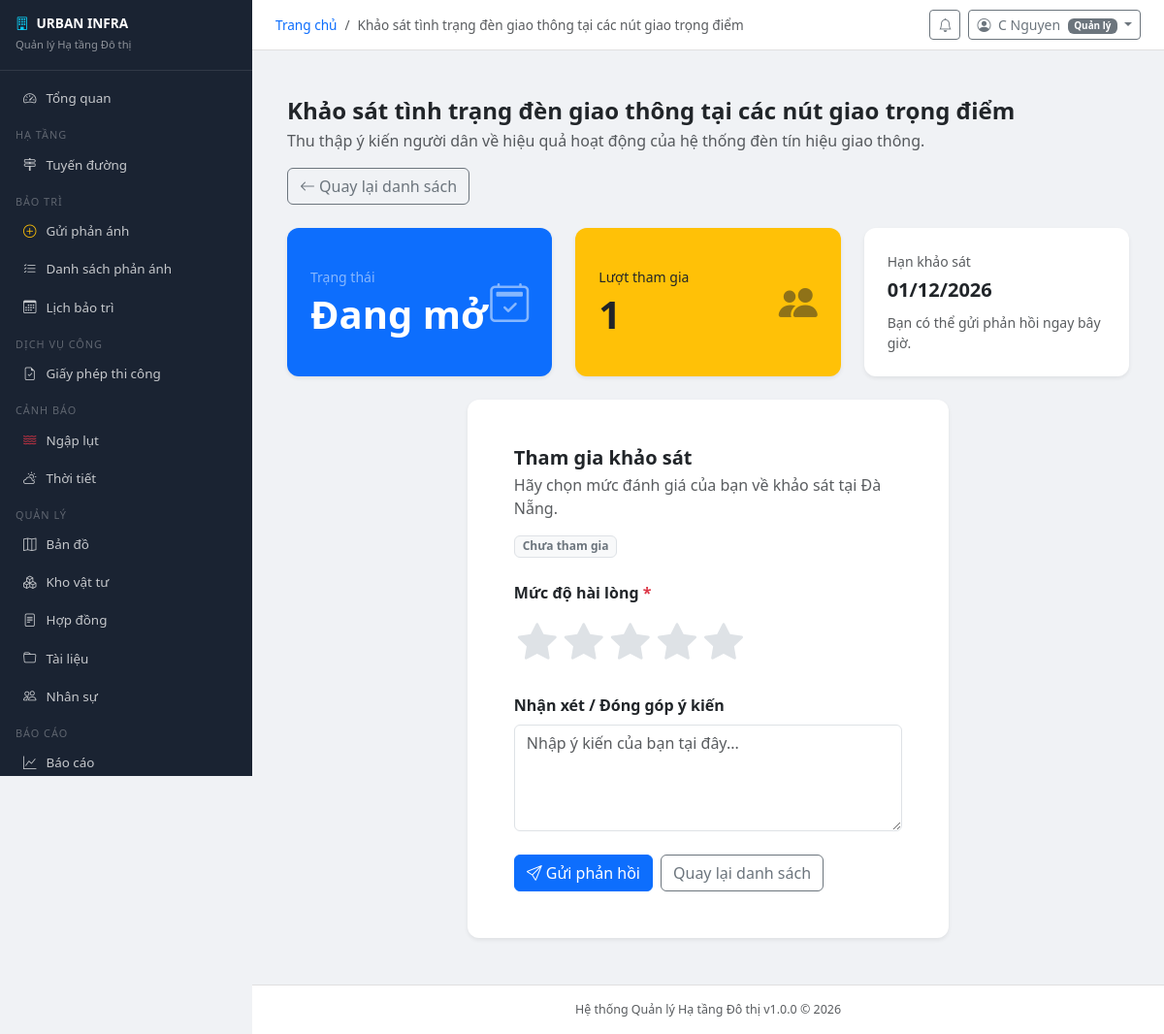
/surveys/3/respond/ (signed in), run on the app's committed database.
### surveys/models.py (models this page shows, shortened)
class Survey(models.Model):
    title = models.CharField("Tiêu đề khảo sát", max_length=200)
    description = models.TextField("Mô tả", blank=True)
    is_active = models.BooleanField("Đang hoạt động", default=True)
    deadline = models.DateField("Hạn khảo sát", null=True, blank=True)
    created_by = models.ForeignKey(User, on_delete=models.SET_NULL, null=True, blank=True)
    created_at = models.DateTimeField(auto_now_add=True)
    class Meta:
        verbose_name = "Khảo sát"
        verbose_name_plural = "Khảo sát"

### accounts/models.py (models this page shows, shortened)
class User(AbstractUser):
    ROLE_CHOICES = [
        ('admin', 'Quản trị viên hệ thống'),
        ('manager', 'Quản lý'),
        ('staff', 'Cán bộ kỹ thuật'),
        ('inspector', 'Kiểm định viên'),
        ('citizen', 'Người dân'),
    ]
    role = models.CharField('Vai trò', max_length=20, choices=ROLE_CHOICES, default='citizen')
    phone = models.CharField('Số điện thoại', max_length=15, blank=True)
    avatar = models.ImageField('Ảnh đại diện', upload_to='avatars/', blank=True, null=True)
    address = models.TextField('Địa chỉ', blank=True)
    district = models.CharField('Quận/Huyện', max_length=100, blank=True)
    ward = models.CharField('Phường/Xã', max_length=100, blank=True)
    is_locked = models.BooleanField('Bị khóa', default=False)
    locked_reason = models.TextField('Lý do khóa', blank=True)
    otp_secret = models.CharField(max_length=32, blank=True)
    two_factor_enabled = models.BooleanField('Xác thực 2 bước', default=False)
    created_at = models.DateTimeField('Ngày tạo', auto_now_add=True)
    updated_at = models.DateTimeField('Cập nhật', auto_now=True)
    class Meta:
        verbose_name = 'Người dùng'
        verbose_name_plural = 'Người dùng'
    @property
    def is_admin(self):
        return self.role == 'admin' or self.is_superuser
    @property
    def is_staff_member(self):
        return self.role in ('admin', 'manager', 'staff', 'inspector')

### surveys/views.py (the view, shortened to what this page needs)
# urls.py: path('<int:pk>/', views.SurveyDetailRespondView.as_view(), name='detail'),
class SurveyDetailRespondView(LoginRequiredMixin, FormMixin, DetailView):
    model = Survey
    form_class = SurveyResponseForm
    template_name = "surveys/respond.html"
    context_object_name = "survey"
    def get_queryset(self):
        return Survey.objects.select_related("created_by")
    def _survey_is_open(self):
        today = timezone.localdate()
        return self.object.is_active and (self.object.deadline is None or self.object.deadline >= today)
    def _user_has_responded(self):
        return SurveyResponse.objects.filter(survey=self.object, respondent=self.request.user).exists()
    def dispatch(self, request, *args, **kwargs):
        self.object = self.get_object()
        if not self._survey_is_open() and not self._user_has_responded():
            if request.user.is_staff:
                return super().dispatch(request, *args, **kwargs)
            messages.warning(request, "Khảo sát này đã đóng.")
            return redirect("surveys:list")
        return super().dispatch(request, *args, **kwargs)
    def get_context_data(self, **kwargs):
        context = super().get_context_data(**kwargs)
        user_has_responded = self._user_has_responded()
        show_stats = user_has_responded or (not self._survey_is_open() and self.request.user.is_staff)
        context["survey"] = self.object
        context["page_title"] = self.object.title
        context["survey_is_open"] = self._survey_is_open()
        context["user_has_responded"] = user_has_responded
        context["response_count"] = self.object.responses.count()
        context["show_stats"] = show_stats
        if show_stats:
            context.pop("form", None)
            context["survey_stats"] = self._build_survey_stats()
        else:
            context["form"] = kwargs.get("form") or self.get_form()
        return context
    def get(self, request, *args, **kwargs):
        self.object = self.get_object()
        return self.render_to_response(self.get_context_data())

### surveys/templates/surveys/respond.html (shortened to what this page needs)
{% extends "base.html" %}
{% block content %}
    <div class="container py-3 py-lg-4">
        <div class="d-flex flex-wrap justify-content-between align-items-center gap-3 mb-4">
            <div>
                <h4 class="fw-bold mb-1">{{ survey.title }}</h4>
                <p class="text-muted mb-0">
                    {% if survey.description %}
                        <span>{{ survey.description }}</span>
                    {% else %}
                        <span>Khảo sát ý kiến cộng đồng về hạ tầng và dịch vụ đô thị tại Đà
                        Nẵng.</span>
                    {% endif %}
                </p>
            </div>
            <a href="{% url 'surveys:list' %}" class="btn btn-outline-secondary">
                <i class="bi bi-arrow-left me-1"></i>Quay lại danh sách
            </a>
        </div>
        <div class="row g-4 mb-4">
            <div class="col-12 col-md-4">
                <div class="card border-0 shadow-sm h-100 bg-primary text-white">
                    <div class="card-body p-4 d-flex justify-content-between align-items-center">
                        <div>
                            <div class="small text-white-50 mb-1">Trạng thái</div>
                            <div class="display-6 fw-bold mb-0">
                                {% if survey_is_open %}
                                    <span>Đang mở</span>
                                {% else %}
                                    <span>Đã đóng</span>
                                {% endif %}
                            </div>
                        </div>
                        <i class="bi bi-calendar2-check fs-1 opacity-50"></i>
                    </div>
                </div>
            </div>
            <div class="col-12 col-md-4">
                <div class="card border-0 shadow-sm h-100 bg-warning">
                    <div class="card-body p-4 d-flex justify-content-between align-items-center">
                        <div>
                            <div class="small text-dark mb-1">Lượt tham gia</div>
                            <div class="display-6 fw-bold mb-0 text-dark">
                                <span>{{ response_count }}</span>
                            </div>
                        </div>
                        <i class="bi bi-people-fill fs-1 text-dark opacity-50"></i>
                    </div>
                </div>
            </div>
            <div class="col-12 col-md-4">
                <div class="card border-0 shadow-sm h-100">
                    <div class="card-body p-4">
                        <div class="small text-muted mb-1">Hạn khảo sát</div>
                        <div class="fw-bold fs-5 mb-0">
                            {% if survey.deadline %}
                                <span>{{ survey.deadline|date:"d/m/Y" }}</span>
                            {% else %}
                                <span>Không giới hạn</span>
                            {% endif %}
                        </div>
                        <div class="small text-muted mt-2">
                            {% if user_has_responded %}
                                <span>Bạn đã tham gia khảo sát này.</span>
                            {% else %}
                                {% if request.user.is_staff %}
                                    {% if survey_is_open %}
                                        <span>Bạn có thể gửi phản hồi ngay bây giờ.</span>
                                    {% else %}
                                        <span>Khảo sát đã đóng, chỉ xem thống kê.</span>
                                    {% endif %}
                                {% else %}
                                    <span>Bạn có thể gửi phản hồi ngay bây giờ.</span>
                                {% endif %}
                            {% endif %}
                        </div>
                    </div>
                </div>
            </div>
        </div>
        {% if not request.user.is_manager %}
            {% if not show_stats %}
                <div class="row justify-content-center">
                    <div class="col-12 col-lg-8 col-xl-7">
                        <div class="card border-0 shadow-sm">
                            <div class="card-body p-4 p-lg-5">
                                <div class="d-flex flex-wrap justify-content-between align-items-start gap-3 mb-4">
                                    <div>
                                        <h5 class="fw-bold mb-1">Tham gia khảo sát</h5>
                                        <p class="text-muted mb-0">
                                            <span>Hãy chọn mức đánh giá của bạn về khảo sát tại Đà Nẵng.</span>
                                        </p>
                                    </div>
                                    <span class="badge text-bg-light border text-secondary">Chưa tham gia</span>
                                </div>
                                <form method="post" novalidate>
                                    <div class="mb-4">
                                        <label class="form-label fw-bold d-block">
                                            Mức độ hài lòng <span class="text-danger">*</span>
                                        </label>
                                        <div class="star-rating d-inline-flex flex-row-reverse align-items-center">
                                            <label for="star5" class="fs-1 px-1" title="5 sao"><i class="bi bi-star-fill"></i></label>
                                            <label for="star4" class="fs-1 px-1" title="4 sao"><i class="bi bi-star-fill"></i></label>
                                            <label for="star3" class="fs-1 px-1" title="3 sao"><i class="bi bi-star-fill"></i></label>
                                            <label for="star2" class="fs-1 px-1" title="2 sao"><i class="bi bi-star-fill"></i></label>
                                            <label for="star1" class="fs-1 px-1" title="1 sao"><i class="bi bi-star-fill"></i></label>
                                        </div>
                                    </div>
                                    <div class="mb-4">
                                        <label for="id_comments" class="form-label fw-bold">Nhận xét / Đóng góp ý kiến</label>
                                        <textarea name="comments" id="id_comments" class="form-control" rows="4" placeholder="Nhập ý kiến của bạn tại đây..."></textarea>
                                    </div>
                                    <div class="d-flex flex-wrap gap-2">
                                        <button type="submit" class="btn btn-primary">
                                            <i class="bi bi-send me-1"></i>Gửi phản hồi
                                        </button>
                                        <a href="{% url 'surveys:list' %}" class="btn btn-outline-secondary">Quay lại danh sách</a>
                                    </div>
                                </form>
                            </div>
                        </div>
                    </div>
                </div>
            {% endif %}
        {% endif %}
    </div>
{% endblock %}

### templates/base.html (shortened to what this page needs)
<!DOCTYPE html>
<html lang="vi">
<head>
<link rel="stylesheet" href="https://cdnjs.cloudflare.com/ajax/libs/bootstrap/5.3.2/css/bootstrap.min.css">
<link rel="stylesheet" href="https://cdnjs.cloudflare.com/ajax/libs/bootstrap-icons/1.11.3/font/bootstrap-icons.min.css">
</head>
<body>
{% if user.is_authenticated %}
<div class="sidebar" id="sidebar">
  <div class="brand">
    <h6><i class="bi bi-building me-2 text-info"></i>{{ SYSTEM_SHORT_NAME }}</h6>
    <small>Quản lý Hạ tầng Đô thị</small>
  </div>
  <nav class="py-2">
    <a href="{% url 'dashboard' %}" class="nav-link"><i class="bi bi-speedometer2"></i>Tổng quan</a>
    <div class="nav-section">Hạ tầng</div>
    <a href="{% url 'infrastructure:road_list' %}" class="nav-link"><i class="bi bi-signpost-2"></i>Tuyến đường</a>
    <div class="nav-section">Bảo trì</div>
    <a href="{% url 'maintenance:request_create' %}" class="nav-link"><i class="bi bi-plus-circle text-warning"></i>Gửi phản ánh</a>
    <a href="{% url 'maintenance:request_list' %}" class="nav-link"><i class="bi bi-list-check"></i>Danh sách phản ánh</a>
    <a href="{% url 'maintenance:schedule_list' %}" class="nav-link"><i class="bi bi-calendar3"></i>Lịch bảo trì</a>
    <div class="nav-section">Dịch vụ công</div>
    <a href="{% url 'permits:list' %}" class="nav-link"><i class="bi bi-file-earmark-check"></i>Giấy phép thi công</a>
    <div class="nav-section">Cảnh báo</div>
    <a href="{% url 'flood:alert_list' %}" class="nav-link"><i class="bi bi-water text-danger"></i>Ngập lụt</a>
    <a href="{% url 'weather:current' %}" class="nav-link"><i class="bi bi-cloud-sun"></i>Thời tiết</a>
    <div class="nav-section">Quản lý</div>
    <a href="{% url 'maps:map' %}" class="nav-link"><i class="bi bi-map"></i>Bản đồ</a>
    <a href="{% url 'inventory:material_list' %}" class="nav-link"><i class="bi bi-boxes"></i>Kho vật tư</a>
    <a href="{% url 'contracts:contract_list' %}" class="nav-link"><i class="bi bi-file-text"></i>Hợp đồng</a>
    <a href="{% url 'documents:list' %}" class="nav-link"><i class="bi bi-folder"></i>Tài liệu</a>
    {% if user.is_staff_member %}
    <a href="{% url 'hr:employee_list' %}" class="nav-link"><i class="bi bi-people"></i>Nhân sự</a>
    {% endif %}
    <div class="nav-section">Báo cáo</div>
    <a href="{% url 'reports:summary' %}" class="nav-link"><i class="bi bi-graph-up"></i>Báo cáo</a>
  </nav>
</div>
<div class="main-content">
  <div class="topbar">
    <div class="d-flex align-items-center gap-3">
      <nav>
        <ol class="breadcrumb mb-0" style="font-size:.85rem">
          <li class="breadcrumb-item"><a href="/" class="text-decoration-none">Trang chủ</a></li>
          {% if page_title %}<li class="breadcrumb-item active">{{ page_title }}</li>{% endif %}
        </ol>
      </nav>
    </div>
    <div class="d-flex align-items-center gap-2">
      <a href="{% url 'notifications:list' %}" class="btn btn-sm btn-outline-secondary position-relative">
        <i class="bi bi-bell"></i>
      </a>
      <div class="dropdown">
        <button class="btn btn-sm btn-outline-secondary dropdown-toggle" data-bs-toggle="dropdown">
          <i class="bi bi-person-circle me-1"></i>
          {{ user.get_full_name|default:user.username }}
          <span class="badge bg-secondary ms-1" style="font-size:.62rem">{{ user.get_role_display }}</span>
        </button>
      </div>
    </div>
  </div>
  <div class="content-area">
{% endif %}
{% block content %}{% endblock %}
{% if user.is_authenticated %}
  </div>
  <footer class="text-center py-3 text-muted"
          style="font-size:.78rem; border-top:1px solid #e0e0e0; background:#fff;">
    {{ SYSTEM_NAME }} v{{ SYSTEM_VERSION }} &copy; {% now "Y" %}
  </footer>
</div>
{% else %}
</div>
{% endif %}
</body>
</html>

### data on the page
Survey: title "Khảo sát tình trạng đèn giao thông tại các nút giao trọng điểm", description "Thu thập ý kiến người dân về hiệu quả hoạt động của hệ thống đèn tín hiệu giao thông.", deadline "01/12/2026"
User: get_full_name "C Nguyen", role "Quản lý"

### other printed values
{{ SYSTEM_SHORT_NAME }} "URBAN INFRA"
{{ response_count }} "1"
{{ SYSTEM_NAME }} "Hệ thống Quản lý Hạ tầng Đô thị"
{{ SYSTEM_VERSION }} "1.0.0"
